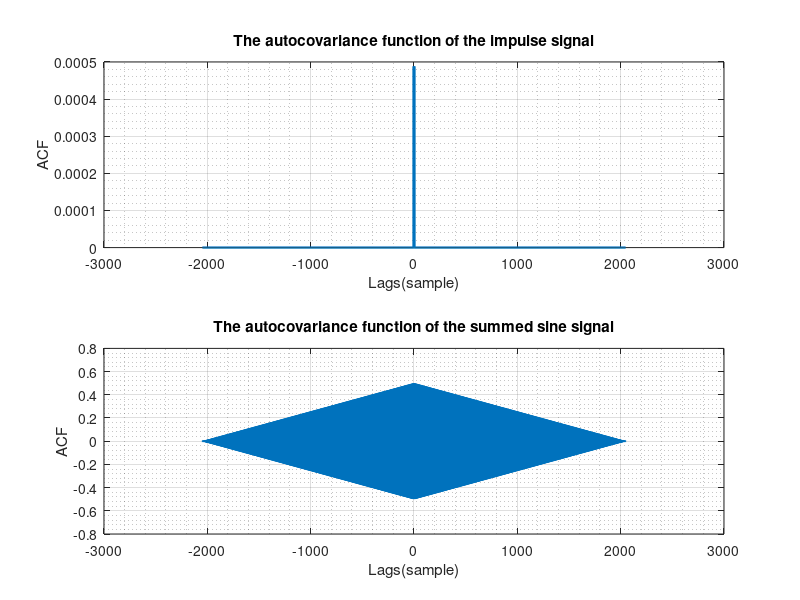
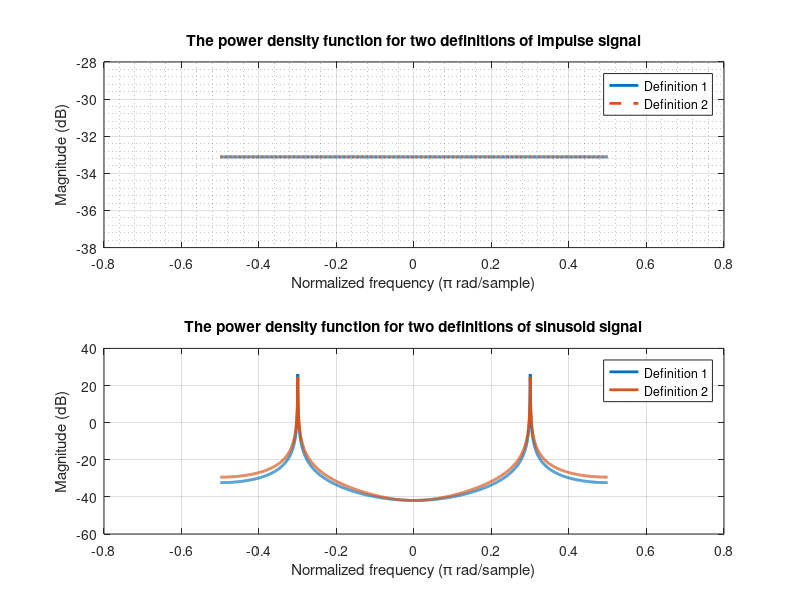

Source code (MATLAB) for these figures, in order:
%% Task1.1 Properties of Power Spectral Density (PSD)
% This task is to implement the approximation in the definition of PSD,
% which means compare the two definitions of the two definitions of PSD,
% and conclude when the equivalence holds or dose not hold.
% Author: Junyu Yan
% -----------------------------------------------------------------------

clc; clear; close all;
%% Initialize parameters
% The number of samples
nSample = 2048;
% The normalized s frequency
fs = 1;
% The sampling time
time = (0: nSample - 1) / fs;
% Simulation the equivalance
% For the equvalence holds, the covaranice matrix must decay
% rapidly,therefore, the impulse signal is chosen for simulation
signal_A = [1, zeros(1, nSample-1)];
% For the equvalence does not hold, the covaranice matrix decay slowly,
% therefore, the sine signal is chosen
% The normalized frequency for sine signal
f_sine = [0.5, 0.7];
signal_B = sin(2 * pi * f_sine(1) * time) + sin(2 * pi * f_sine(2) * time);
%% For definition 1: DTFT of the ACF
% Calculate the autocovaranice function
[ACF_A,lag_A] = xcorr(signal_A,'biased');
[ACF_B,lag_B] = xcorr(signal_B,'biased');
% The normalized frequency with respect to ACF
fA1 = lag_A./ (2 * nSample) * fs;
fB1 = lag_B./(2 * nSample) * fs;
% Calculate the PSD, and then shift to the center of the frequency
psd_A1 = abs(fftshift(fft(ACF_A)));
psd_B1 = abs(fftshift(fft(ACF_B)));
%% For definition 2: distribution of the average signal power over
% frequencies
% Calculate power spectral density
psd_A2 = abs(fftshift(fft(signal_A))).^2 / nSample;
psd_B2 = abs(fftshift(fft(signal_B))).^2 / nSample;
% The fequency with symmetry at center
fA2 = (-nSample/2 : nSample/2 - 1) / nSample * fs;
fB2 = (-nSample/2 : nSample/2 - 1) / nSample * fs;
%% Plot the ACF of two signals
figure;
subplot(2,1,1);
plot(lag_A, ACF_A,'LineWidth',2);
title('The autocovariance function of the impulse signal');
xlabel('Lags(sample)');
ylabel('ACF');
grid on;grid minor;
set(gca,'fontsize',10);
subplot(2,1,2)
plot(lag_A, ACF_B,'LineWidth',2);
title('The autocovariance function of the summed sine signal');
xlabel('Lags(sample)');
ylabel('ACF');
grid on;grid minor;
set(gca,'fontsize',10);
%% Plot the PSD of impulse signal for equvalance simulation
figure;
subplot(2,1,1);
plot(fA1,pow2db(psd_A1),'LineWidth',2);
hold on;
plot(fA2,pow2db(psd_A2),'--','LineWidth',2);
grid on;grid minor;
legend('Definition 1', 'Definition 2');
xlabel('Normalized frequency (\pi rad/sample)')
ylabel('Magnitude (dB)');
set(gca,'fontsize',10);
title('The power density function for two definitions of impulse signal');
%% Plot the PSD of sinusoidal signal for not equvalance simulation
subplot(2,1,2);
plot(fB1,pow2db(psd_B1),'LineWidth',2);
hold on;
plot(fB2,pow2db(psd_B2),'LineWidth',2);
grid on;
legend('Definition 1', 'Definition 2');
xlabel('Normalized frequency (\pi rad/sample)')
ylabel('Magnitude (dB)');
set(gca,'fontsize',10);
title('The power density function for two definitions of sinusoid signal');




